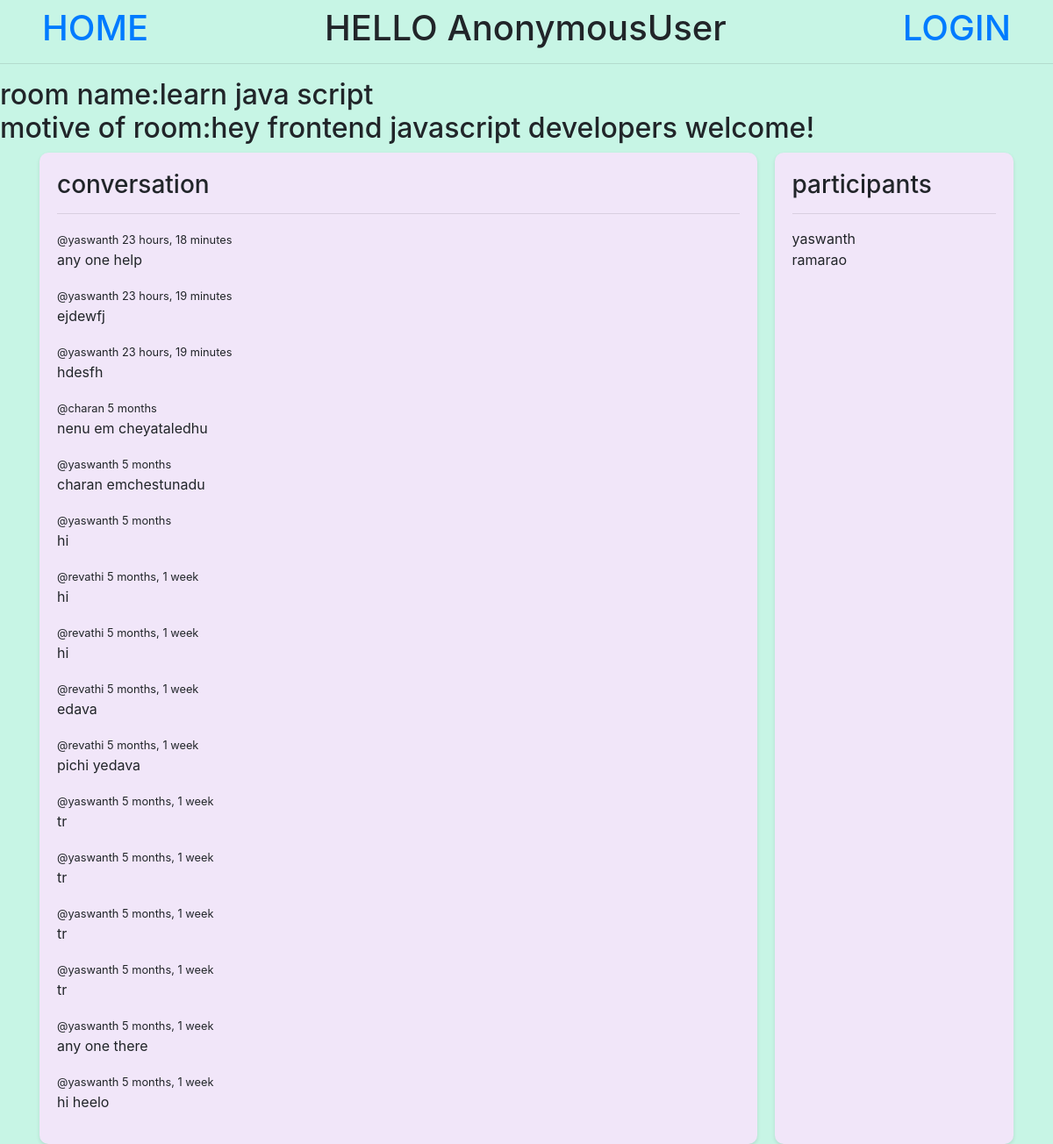
The page /room/1/ on the database its author committed.
### base/models.py (models this page shows, shortened)
class Room(models.Model):
    host = models.ForeignKey(User, on_delete=models.SET_NULL, null=True)
    topic = models.ForeignKey(Topic, on_delete=models.SET_NULL, null=True)
    name = models.CharField(max_length=200)
    participants = models.ManyToManyField(User, related_name="paricipants", blank=True)
    description = models.TextField(null=True, blank=True)
    updated = models.DateTimeField(auto_now=True)
    created = models.DateTimeField(auto_now_add=True)
    id = models.AutoField(primary_key=True)
    class Meta:
        ordering = ["-updated", "-created"]

class Message(models.Model):
    user = models.ForeignKey(User, on_delete=models.CASCADE)
    room = models.ForeignKey(Room, on_delete=models.CASCADE)
    body = models.TextField()
    updated = models.DateTimeField(auto_now=True)
    created = models.DateTimeField(auto_now_add=True)
    class Meta:
        ordering = ["-updated", "-created"]

### base/views.py (the view, shortened to what this page needs)
# urls.py: path("room/<str:pk>/", room, name="room"),
def room(request, pk):
    thisroom = Room.objects.get(id=pk)
    room_messages = thisroom.message_set.all().order_by("-created")
    participants = thisroom.participants.all()
    context = {
        "room": thisroom,
        "room_messages": room_messages,
        "participants": participants,
    }
    return render(request, "base/room.html", context)

### base/templates/base/room.html (shortened to what this page needs)
{% extends 'navbar.html' %}
{% load static %}
{%block content %}
<html>
<head>
    <link rel="stylesheet" href="https://cdn.jsdelivr.net/npm/bootstrap@4.3.0/dist/css/bootstrap.min.css">
    <link rel="stylesheet" type="text/css" href="{% static 'style\room.css' %}">
</head>
<h2>
    <hr>
    room name:{{room.name}}
    <br>
    motive of room:{{room.description}}
</h2>
<body>
    <div class="container">
        <div class="box">
            <h3>conversation</h3>
            <hr>
            {% for message in room_messages %}
            <small> @{{message.user}} {{message.created|timesince}}</small>
            <p>{{message.body}}</p>
            {% endfor %}
        </div>
        <div class="box">
            <h3>participants</h3>
            <hr>
            {% for user in participants %}
            <div>
                {{user.username}}
            </div>
            {% endfor %}
        </div>
    </div>
</body>
{% endblock content %}

### templates/navbar.html (shortened to what this page needs)
<!doctype html>
{% load static %}
<html lang="en">
<head>
    <link rel="stylesheet" href="https://cdn.jsdelivr.net/npm/bootstrap@4.3.0/dist/css/bootstrap.min.css">
    <link rel="stylesheet" type="text/css" href="{% static 'style\navbar.css' %}" />
</head>
<body>
    <h1>
        <a href=" {% url 'home' %}" class="home"> HOME</a>
        {% if request.user.is_authenticated %}
        <a href="{% url 'logout' %}" class="login">LOGOUT</a>
        {% else %}
        <a href="{% url 'login' %}" class="login">LOGIN</a>
        {% endif %}
        <h1 style="text-align: center;">HELLO {{request.user}}</h1>
        {% block content %}
        {% endblock content %}
    </h1>
</body>
</html>

### static/style/navbar.css (style rules this page uses)
.home { float: left; margin-left: 4%; }
body { background-color: Hex #9eb3cb; }
.login { float: right; margin-right: 4%; }

### static/style/room.css (style rules this page uses)
.container { display: grid; grid-template-columns: 3fr 1fr; grid-gap: 20px; }
.box { background-color: #f1e6f9; padding: 20px; border-radius: 10px; box-shadow: 0 2px 4px rgba(0, 0, 0, 0.1); overflow: auto; }
body { background-color: rgb(199, 245, 229); }

### rows shown on the page
Room: name "learn java script", description "hey frontend javascript developers welcome!"
Message: user "yaswanth", created "23 hours, 18 minutes", body "any one help"
Message: user "yaswanth", created "23 hours, 19 minutes", body "ejdewfj"
Message: user "yaswanth", created "23 hours, 19 minutes", body "hdesfh"
Message: user "charan", created "5 months", body "nenu em cheyataledhu"
Message: user "yaswanth", created "5 months", body "charan emchestunadu"
Message: user "yaswanth", created "5 months", body "hi"
Message: user "revathi", created "5 months, 1 week", body "hi"
Message: user "revathi", created "5 months, 1 week", body "hi"
Message: user "revathi", created "5 months, 1 week", body "edava"
Message: user "revathi", created "5 months, 1 week", body "pichi yedava"
Message: user "yaswanth", created "5 months, 1 week", body "tr"
Message: user "yaswanth", created "5 months, 1 week", body "tr"
Message: user "yaswanth", created "5 months, 1 week", body "tr"
Message: user "yaswanth", created "5 months, 1 week", body "tr"
Message: user "yaswanth", created "5 months, 1 week", body "any one there"
Message: user "yaswanth", created "5 months, 1 week", body "hi heelo"

### other values the page prints
{{ request.user }} "AnonymousUser"
{{ user.username }} "yaswanth"
{{ user.username }} "ramarao"
